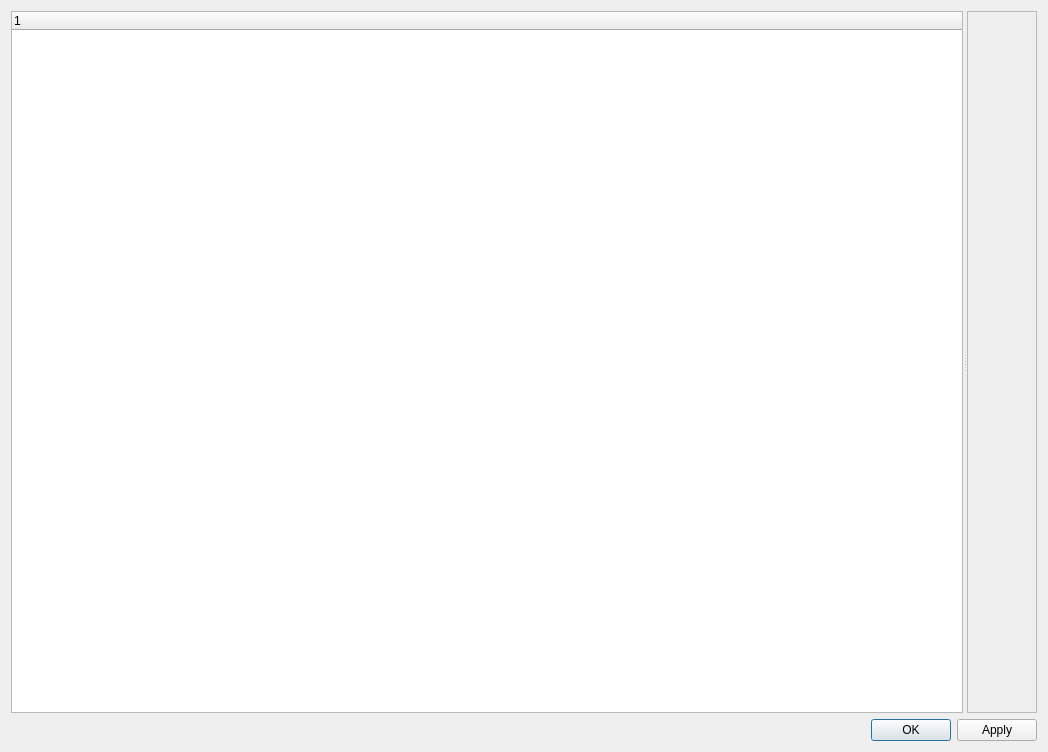
<?xml version="1.0" encoding="UTF-8"?>
<ui version="4.0">
 <class>Dialog</class>
 <widget class="QDialog" name="Dialog">
  <property name="geometry">
   <rect>
    <x>0</x>
    <y>0</y>
    <width>1048</width>
    <height>752</height>
   </rect>
  </property>
  <property name="windowTitle">
   <string>Dialog</string>
  </property>
  <layout class="QVBoxLayout" name="verticalLayout">
   <item>
    <widget class="QSplitter" name="splitter">
     <property name="orientation">
      <enum>Qt::Horizontal</enum>
     </property>
     <widget class="QTreeWidget" name="treeWidgetOptions">
      <column>
       <property name="text">
        <string notr="true">1</string>
       </property>
      </column>
     </widget>
     <widget class="QScrollArea" name="scrollAreaOptions">
      <property name="widgetResizable">
       <bool>true</bool>
      </property>
      <widget class="QWidget" name="scrollAreaWidgetContents">
       <property name="geometry">
        <rect>
         <x>0</x>
         <y>0</y>
         <width>614</width>
         <height>693</height>
        </rect>
       </property>
      </widget>
     </widget>
    </widget>
   </item>
   <item>
    <widget class="QDialogButtonBox" name="buttonBox">
     <property name="orientation">
      <enum>Qt::Horizontal</enum>
     </property>
     <property name="standardButtons">
      <set>QDialogButtonBox::Apply|QDialogButtonBox::Ok</set>
     </property>
    </widget>
   </item>
  </layout>
 </widget>
 <resources/>
 <connections>
  <connection>
   <sender>buttonBox</sender>
   <signal>accepted()</signal>
   <receiver>Dialog</receiver>
   <slot>accept()</slot>
   <hints>
    <hint type="sourcelabel">
     <x>248</x>
     <y>254</y>
    </hint>
    <hint type="destinationlabel">
     <x>157</x>
     <y>274</y>
    </hint>
   </hints>
  </connection>
  <connection>
   <sender>buttonBox</sender>
   <signal>rejected()</signal>
   <receiver>Dialog</receiver>
   <slot>reject()</slot>
   <hints>
    <hint type="sourcelabel">
     <x>316</x>
     <y>260</y>
    </hint>
    <hint type="destinationlabel">
     <x>286</x>
     <y>274</y>
    </hint>
   </hints>
  </connection>
 </connections>
</ui>
